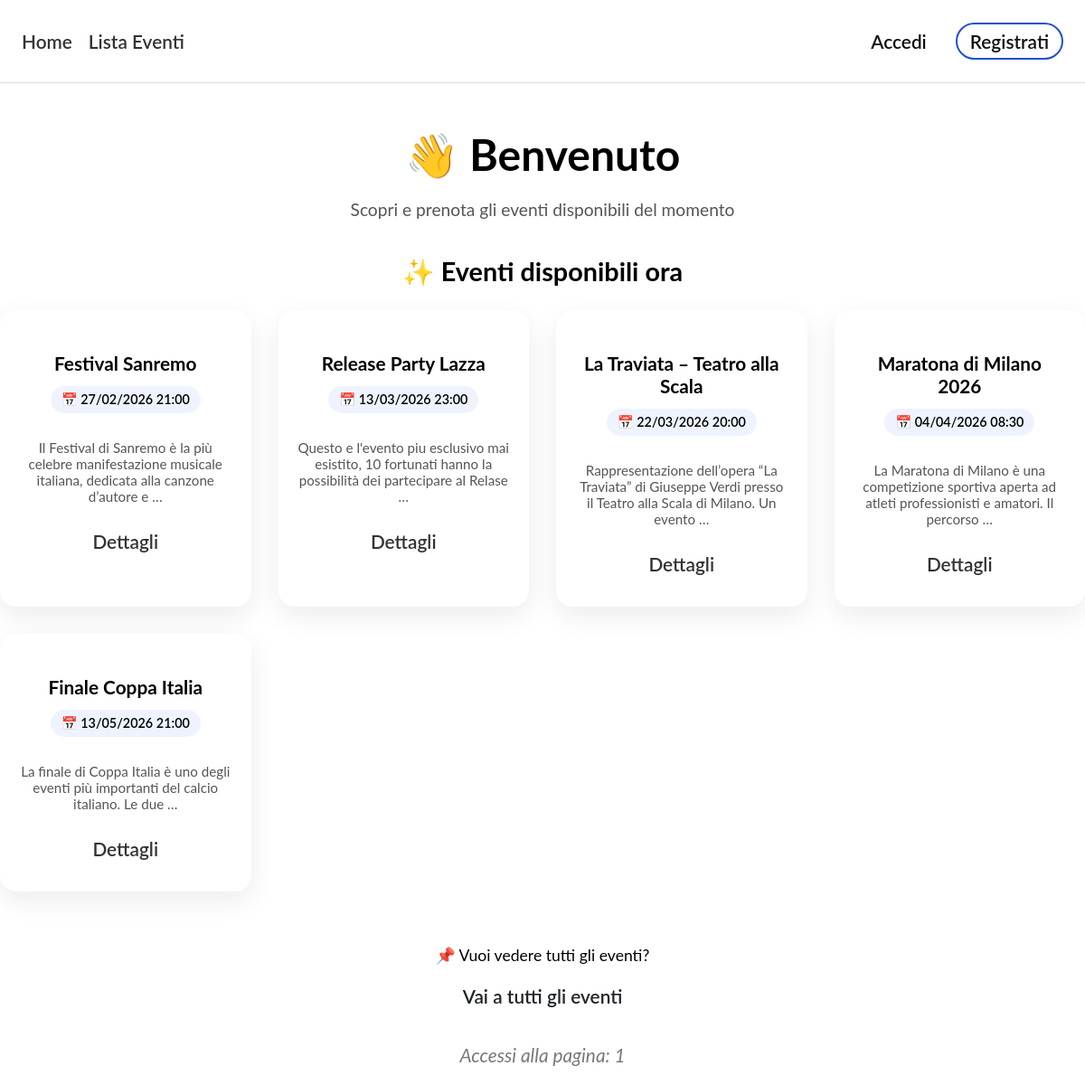
Screenshot of /events/ with the database file from the repository.
### events/models.py (models this page shows, shortened)
class Evento(models.Model):
    titolo = models.CharField(max_length=200)
    descrizione = models.TextField(blank=True)
    data = models.DateTimeField()
    posti_totali = models.PositiveIntegerField()
    creatore = models.ForeignKey(User, on_delete=models.CASCADE)
    immagine = models.ImageField(upload_to="eventi/",blank=True,null=True)
    class Meta:
        verbose_name = "Evento"
        verbose_name_plural = "Eventi"
    def get_absolute_url(self):
        return reverse('evento-detail', args=[str(self.id)])
    @property
    def posti_disponibili(self):
        return self.posti_totali - self.prenotazione_set.count()

### events/views.py (the view)
# urls.py: path('', views.IndexView.as_view(), name='index'),
class IndexView(generic.ListView):
    model = Evento
    template_name = 'index.html'
    context_object_name = 'eventi'
    paginate_by = 5
    def get_queryset(self):
        return Evento.objects.filter(
            data__gt=timezone.now()
        ).order_by('data')
    def get_context_data(self, **kwargs):
        context = super().get_context_data(**kwargs)
        num_visits = self.request.session.get('num_visits', 0) + 1
        self.request.session['num_visits'] = num_visits
        context['num_visits'] = num_visits
        return context

### events/templates/index.html (shortened to what this page needs)
{% extends "base_generic.html" %}
{% block content %}
<div class="home-hero">
  <h1 class="home-title">👋 Benvenuto</h1>
  <p class="home-subtitle">
    Scopri e prenota gli eventi disponibili del momento
  </p>
</div>
<h2 class="home-section-title">✨ Eventi disponibili ora</h2>
<div class="event-grid-home">
  {% for evento in eventi %}
    {% if evento.posti_disponibili > 0 %}
      <div class="event-card-home">
        <h3 class="event-title-home">{{ evento.titolo }}</h3>
        <div class="event-date-home">
          📅 {{ evento.data|date:"d/m/Y H:i" }}
        </div>
        <p class="event-description-home">
          {{ evento.descrizione|truncatewords:16 }}
        </p>
        <a href="{{ evento.get_absolute_url }}" class="btn btn-primary">
          Dettagli
        </a>
      </div>
    {% endif %}
  {% endfor %}
</div>
<div class="home-cta">
  <p>
    📌 Vuoi vedere tutti gli eventi?
  </p>
  <a href="{% url 'evento-list' %}" class="btn btn-warning">
    Vai a tutti gli eventi
  </a>
</div>
<p class="visit-counter">
  Accessi alla pagina: {{ num_visits }}
</p>
{% endblock %}

### events/static/css/styles.css (style rules this page uses)
body { font-family: "Lato", sans-serif; font-size: 1.3em; margin: 0; padding: 0; }
a { color: #333; text-decoration: none; transition: color 0.15s ease; }
.visit-counter { margin-top: 30px; font-style: italic; color: #666; }
.btn { display: inline-block; padding: 10px 16px; border-radius: 5px; text-decoration: none; font-weight: 600; }
.btn-primary { padding: 10px 18px; border-radius: 999px; font-weight: 600; border: none; }
.btn-warning { background-color: white; color: #212529; }
.home-hero { text-align: center; margin: 50px 0 40px; }
.home-title { font-size: 3rem; margin-bottom: 10px; }
.home-subtitle { font-size: 1.2rem; color: #555; }
.home-section-title { margin: 40px 0 25px; font-size: 1.8rem; text-align: center; }
.event-grid-home { display: grid; grid-template-columns: repeat(auto-fit, minmax(240px, 1fr)); gap: 30px; margin-bottom: 60px; }
.event-card-home { background: #fff; padding: 25px 22px; border-radius: 18px; box-shadow: 0 10px 30px rgba(0,0,0,0.08); transition: transform 0.2s ease, box-shadow 0.2s ease; text-align: center; }
.event-title-home { font-size: 1.3rem; margin-bottom: 12px; }
.event-date-home { display: inline-block; margin-bottom: 14px; background: #eef3ff; color: black; padding: 6px 12px; border-radius: 999px; font-weight: 600; font-size: 0.9rem; }
.event-description-home { font-size: 0.95rem; color: #555; margin-bottom: 18px; }
.home-cta { text-align: center; margin: 60px 0 30px; }
.home-cta p { font-size: 1.1rem; margin-bottom: 12px; }
.visit-counter { text-align: center; font-style: italic; color: #777; margin-top: 30px; }

### rows the page displays
Evento: titolo "Festival Sanremo", data "27/02/2026 21:00", descrizione "Il Festival di Sanremo è la più celebre manifestazione musicale italiana, dedicata alla canzone d’autore e …"
Evento: titolo "Release Party Lazza", data "13/03/2026 23:00", descrizione "Questo e l'evento piu esclusivo mai esistito, 10 fortunati hanno la possibilità dei partecipare al Relase …"
Evento: titolo "La Traviata – Teatro alla Scala", data "22/03/2026 20:00", descrizione "Rappresentazione dell’opera “La Traviata” di Giuseppe Verdi presso il Teatro alla Scala di Milano. Un evento …"
Evento: titolo "Maratona di Milano 2026", data "04/04/2026 08:30", descrizione "La Maratona di Milano è una competizione sportiva aperta ad atleti professionisti e amatori. Il percorso …"
Evento: titolo "Finale Coppa Italia", data "13/05/2026 21:00", descrizione "La finale di Coppa Italia è uno degli eventi più importanti del calcio italiano. Le due …"

### other values shown
{{ num_visits }} "1"
